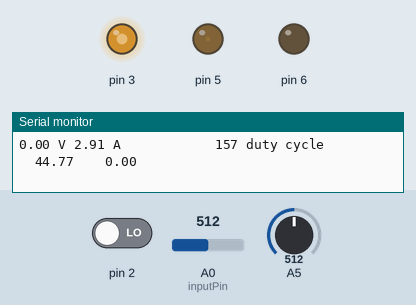
Simulated run of this sketch. Board: Arduino Uno, built with avr-gcc and run on an emulated ATmega328P. Shown: output pins drawn as LEDs (lit = HIGH), the last lines printed to the serial monitor. The test bench sets the inputs (shaded band); at power-on: pin 2 LOW, A0 (inputPin) = 512, A5 = 512.

Above: at 1.2 s.
1.3 s: pin 2 driven HIGH
At 2.3 s:
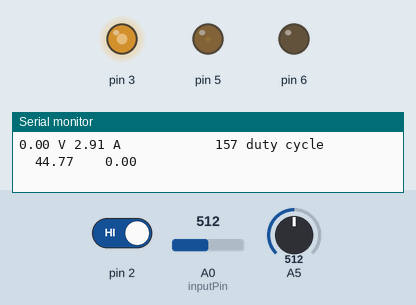
2.8 s: A0 (inputPin) set to 511
At 3.3 s:
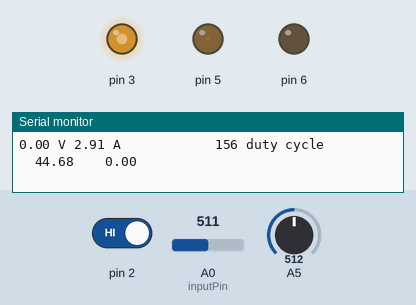
5.8 s: A5 set to 306
At 6.0 s:
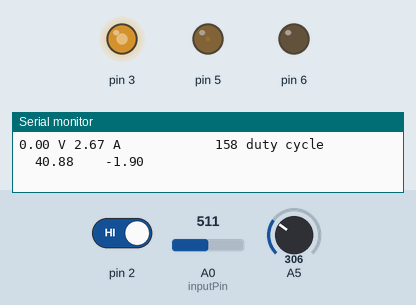
8.8 s: A5 set to 122
At 9.0 s:
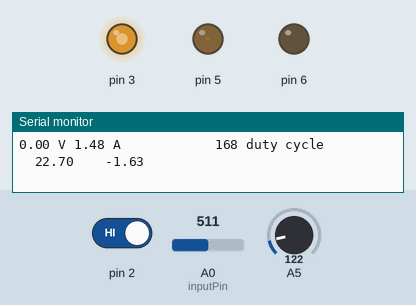
11.8 s: A0 (inputPin) set to 534
At 11.97 s:
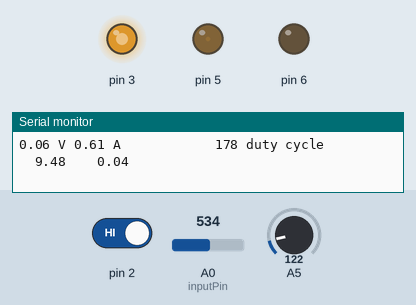
14.8 s: A0 (inputPin) set to 543
At 15.05 s:
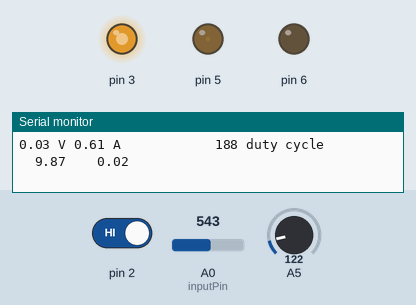
Timing chart, 0 to 17.8 s (numbered marks = the images above; inputs shaded):
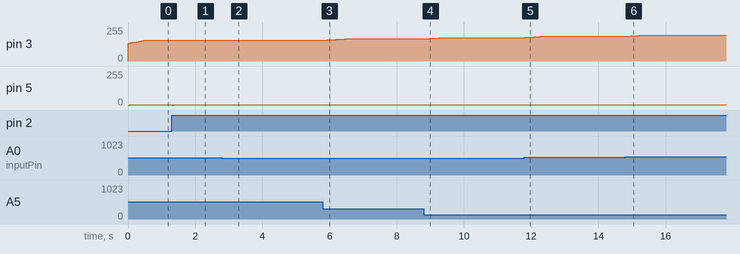

The sketch:

MPPT_with_H-bridge_and_phase.ino
```cpp
const int numReadings = 10;

int readings[numReadings];      // the readings from the analog input
int readIndex = 0;              // the index of the current reading
int total = 0;                  // the running total
int average = 0;                // the average
int inputPin = A0;
int readingsv[numReadings];      // the readings from the analog input
int readIndexv= 0;              // the index of the current reading
int totalv = 0;                  // the running total
int averagev = 0;                // the average
int inputPinv = A0;
int duty = 127;
double v_old=0;
double i_old=0;
double p_old=0;
int dutylast= 3;
double highest = 0;
int count = 0;

int i=0;
int x=0;
int OK=0;
int e = 0;

int sinPWM[]={1,2,5,7,10,12,15,17,19,22,24,27,30,32,34,37,39,42,
44,47,49,52,54,57,59,61,64,66,69,71,73,76,78,80,83,85,88,90,92,94,97,99,
101,103,106,108,110,113,115,117,119,121,124,126,128,130,132,134,136,138,140,142,144,146,
148,150,152,154,156,158,160,162,164,166,168,169,171,173,175,177,178,180,182,184,185,187,188,190,192,193,
195,196,198,199,201,202,204,205,207,208,209,211,212,213,215,216,217,219,220,221,222,223,224,225,226,227,
228,229,230,231,232,233,234,235,236,237,237,238,239,240,240,241,242,242,243,243,244,244,245,245,246,246,
247,247,247,248,248,248,248,249,249,249,249,249,255,255,255,255,249,249,249,249,249,248,
248,248,248,247,247,247,246,246,245,245,244,244,243,243,242,242,241,240,240,239,238,237,237,236,235,234,
233,232,231,230,229,228,227,226,225,224,223,222,221,220,219,217,216,215,213,212,211,209,208,207,205,204,
202,201,199,198,196,195,193,192,190,188,187,185,184,182,180,178,177,175,173,171,169,168,166,164,162,160,
158,156,154,152,150,148,146,144,142,140,138,136,134,132,130,128,126,124,121,119,117,115,113,110,108,106,
103,101,99,97,94,92,90,88,85,83,80,78,76,73,71,69,66,64,61,59,57,54,52,49,47,44,42,39,37,34,32,30,
27,24,22,19,17,15,12,10,7,5,2,1};

void start_PV_out()
{
  TIMSK1 |=(1 << OCIE1A);
}

void setup()
{
  Serial.begin(9600);
  pinMode(5,OUTPUT);
  pinMode(6,OUTPUT);
  pinMode(3,OUTPUT);
  pinMode(2,INPUT);

TCCR2B = TCCR2B & B11111000 | B00000001; // set timer 1 divisor to 1 for PWM frequency of 31372.55 Hz
  //Set up pin 9 or 10 here for this to work
  pinMode(A0, INPUT);
  pinMode(A5, INPUT);
cli();// stop interrupts
TCCR0A=0;//reset the value
TCCR0B=0;//reset the value
TCNT0=0;//reset the value
//0b allow me to write bits in binary
TCCR0A=0b10100001;//phase correct pwm mode
TCCR0B=0b00000001; //no prescaler
TCCR1A=0;//reset the value
TCCR1B=0;//reset the value
TCNT1=0;//reset the value
OCR1A=509;// compare match value
TCCR1B=0b00001001; //WGM12 bit is 1 and no prescaler

TIMSK1 |=(1 << OCIE1A);

sei();// enable interrupts

for (int thisReading = 0; thisReading < numReadings; thisReading++) {
    readings[thisReading] = 0;
    readingsv[thisReading] = 0;
  }

}

ISR(TIMER1_COMPA_vect){// interrupt when timer 1 match with OCR1A value
  if(e == 3){                       //reset clocks
    e = 0;
    TIMSK1=0;
    OCR0B=0;
    OCR0A=0;
  }

if(i>313 && OK==0){// final value from vector for pin 6
i=0;// go to first value of vector
OK=1;//enable pin 5
e++;
}
if(i>313 && OK==1){// final value from vector for pin 5
i=0;//go to firs value of vector
OK=0;//enable pin 6
}
x=sinPWM[i];// x take the value from vector corresponding to position i(i is zero indexed)
i=i+1;// go to the next position
if(OK==0){
OCR0B=0;//make pin 5 0
OCR0A=x;//enable pin 6 to corresponding duty cycle
}
if(OK==1){
OCR0A=0;//make pin 6 0
OCR0B=x;//enable pin 5 to corresponding duty cycle
}
}
void loop()
{
  int voltn1 = 0;
  int ampn1 = 0;
  double i = 0;
  double v = 0;
  double p = 0;
  double current = 0;
  double factor = 5;
  double voltage = 0;
  double currentfactor = 0.00590;
  double power = 0;
  double d_v = 0;
  double d_i = 0;
  double d_p = 0;
  voltn1 = analogRead(A0);
  voltage = voltn1*(5.0/1045.0);
  voltage = voltage*factor;

  ampn1 = analogRead(A5);

  // subtract the last reading:
  total = total - readings[readIndex];
  // read from the sensor:
  readings[readIndex] = analogRead(A5);
  // add the reading to the total:
  total = total + readings[readIndex];
  // advance to the next position in the array:
  readIndex = readIndex + 1;

  // if we're at the end of the array...
  if (readIndex >= numReadings) {
    // ...wrap around to the beginning:
    readIndex = 0;
  }

  // calculate the average:
  average = total / numReadings;
  i = (average-18)*currentfactor;
  // send it to the computer as ASCII digits
  ----------------------------------------------------------
  voltn1 = analogRead(A0);
    // subtract the last reading:
  totalv = totalv - readingsv[readIndexv];
  // read from the sensor:
  readingsv[readIndexv] = analogRead(A0);
  // add the reading to the total:
  totalv = totalv + readingsv[readIndexv];
  // advance to the next position in the array:
  readIndexv = readIndexv + 1;

  // if we're at the end of the array...
  if (readIndexv >= numReadings) {
    // ...wrap around to the beginning:
    readIndexv = 0;
  }

  // calculate the average:
  averagev = totalv / numReadings;
 v = averagev*(5.0/1045.0)*6.27;
  // send it to the computer as ASCII digits
p = v* i;
d_v = v - v_old;
d_i = i - i_old;
d_p = p - p_old;


 if(d_p < 0)
  {
    if((i + (d_i/d_v)*v<0) && v > 13.5 )
    {
      duty +=1;
     dutylast = 1;
    }
    else
    {
      duty -=1;
      dutylast = -1;
    }

  }
 if(d_p>0)
 {
  duty += dutylast;
 }

  if(duty<15){
    duty = 15;
  }
 if(duty >217){
  duty = 217;
 }
analogWrite(3  , duty);

  Serial.print(d_v);
  Serial.print(" V ");
  Serial.print(i);
  Serial.print(" A            ");
  Serial.print(duty);
  Serial.print(" duty cycle          ");
  Serial.print(p);
  Serial.print( "    ");
  Serial.println(d_p);

  i_old = i;
  v_old = v;
  p_old = p;

  attachInterrupt(digitalPinToInterrupt(2), start_PV_out, RISING);
}
```

Measured:
- after the input at 1.3 s, pin 5: 2/255 → 0/255 at once, → 2/255 0.05 s later
- after the input at 2.8 s, pin 3: 157/255 → 156/255 after 0.06 s
- after the input at 5.8 s, pin 3: moves from 156/255 to 166/255 over 0.61 s, starting after 0.06 s
- after the input at 8.8 s, pin 3: moves from 166/255 to 176/255 over 0.61 s, starting after 0.06 s
- after the input at 11.8 s, pin 3: moves from 176/255 to 186/255 over 0.59 s, starting at once
- after the input at 14.8 s, pin 3: moves from 186/255 to 195/255 over 0.52 s, starting after 0.11 s
